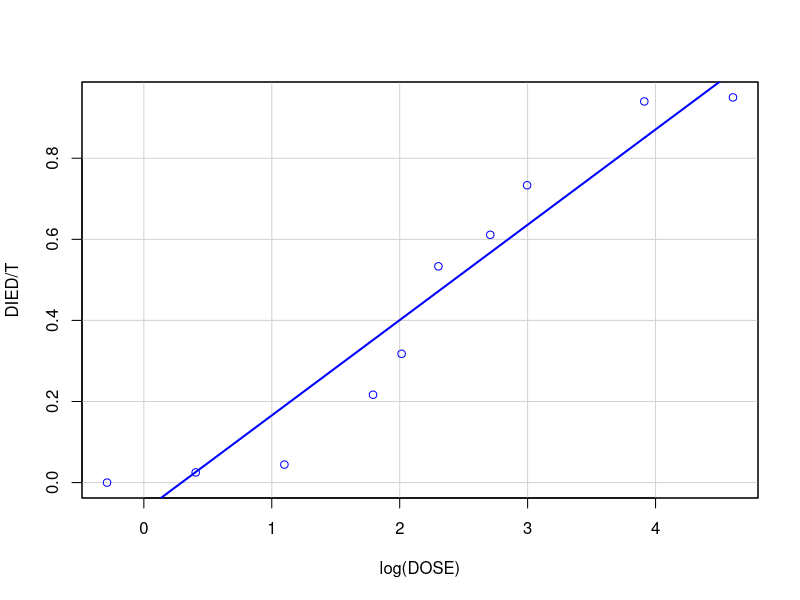
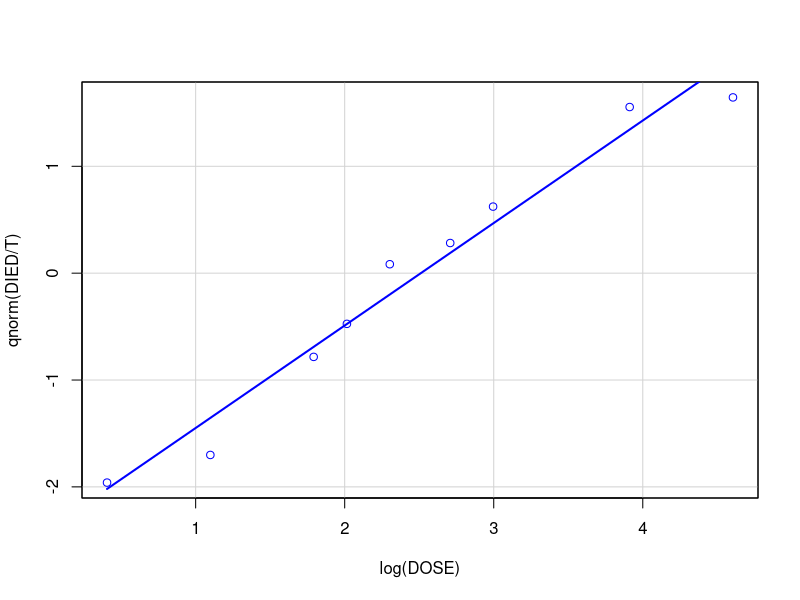
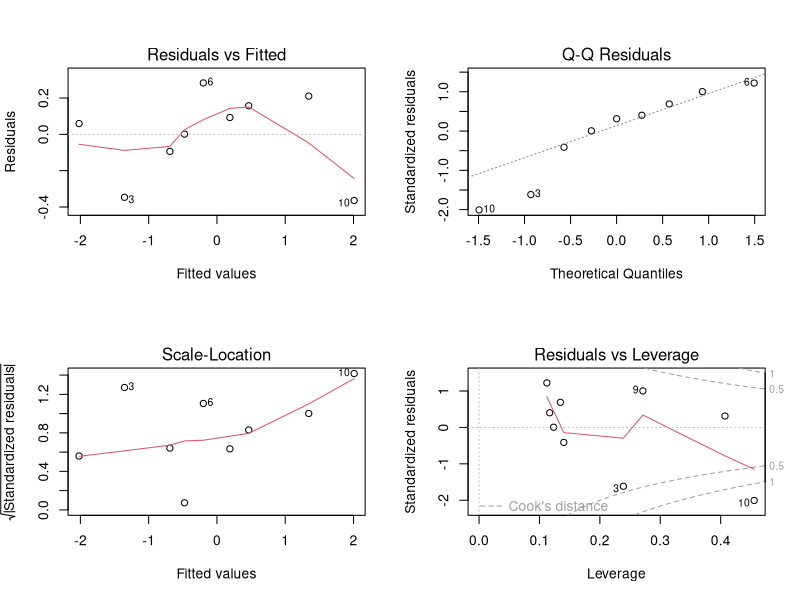

Reproduce these figures in R, in order. (Note: this script raises an error after producing the figures.)
# Mortality produced by different dosage of insecticide. 
# GLM with binomial response in each of the groups we study.

library(car)
library(RcmdrMisc)
setwd("/home/ajo/gitRepos/glm")

data <- read.csv2("insecticide.csv")
str(data)
data
summary(data)

# EDA
scatterplot(DIED/T~log(DOSE), smooth = F, boxplots = F, data = data) # "S-shape".

# Do the inverse normal CDF transformation to see if p is linear in this function.
scatterplot(qnorm(DIED/T)~log(DOSE), smooth = F, boxplots = F, data = data[2:10,])

# We will fit different models in order to compare the results. 
# GLMs with different links and the binomial distribution for Y. 

# Model1: Assume normal response with the qnorm() transformation. 
m0 <- lm(qnorm(DIED/T)~log(DOSE), data = data[which(data$DIED>0), ])
summary(m0)
par(mfrow = c(2,2))
plot(m0, ask = F)
par(mfrow = c(0,0))

# Model2: Response binomial. probit link (same as above, but do not assume normal response.)

# Model3: Response binomial. logit link.

# Model4: Response binomial. complementary log-log link. 
